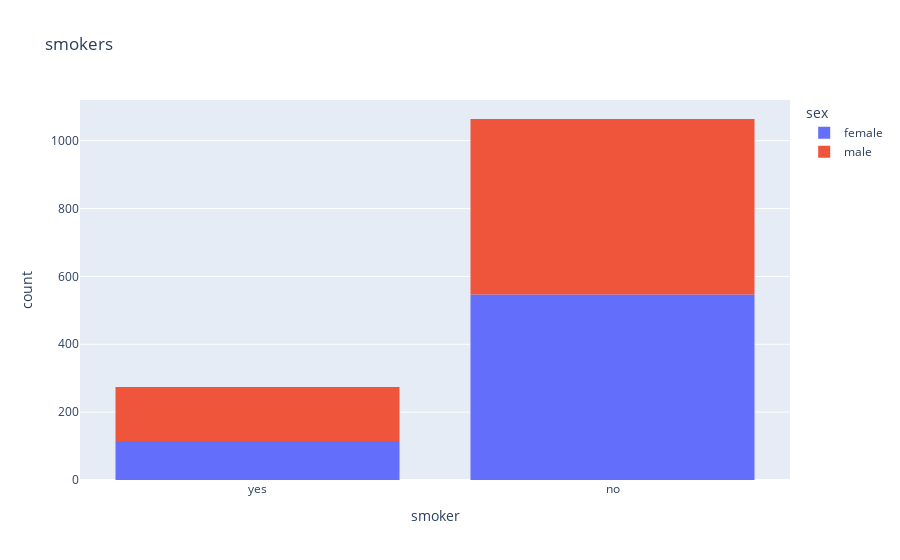

Source (notebook cell):
### Code cell
fig = px.histogram(df,
            x= 'smoker',
            color = 'sex',
            title= 'smokers')
fig.show()
fig.write_image("smoker.png")

### Figure 1 — Plotly figure (JSON) as saved in the notebook; plotly's stock layout.template omitted (floating-point values rounded to 4 significant figures; data arrays with more than 128 entries replaced by an {"elided": "..."} marker saying what was removed)
{"data": [{"bingroup": "x", "hovertemplate": "sex=female<br>smoker=%{x}<br>count=%{y}<extra></extra>", "legendgroup": "female", "marker": {"color": "#636efa", "pattern": {"shape": ""}}, "name": "female", "orientation": "v", "showlegend": true, "type": "histogram", "x": {"elided": "662 str values"}, "xaxis": "x", "yaxis": "y"}, {"bingroup": "x", "hovertemplate": "sex=male<br>smoker=%{x}<br>count=%{y}<extra></extra>", "legendgroup": "male", "marker": {"color": "#EF553B", "pattern": {"shape": ""}}, "name": "male", "orientation": "v", "showlegend": true, "type": "histogram", "x": {"elided": "676 str values"}, "xaxis": "x", "yaxis": "y"}], "layout": {"autosize": true, "barmode": "relative", "legend": {"title": {"text": "sex"}, "tracegroupgap": 0}, "title": {"text": "smokers"}, "xaxis": {"anchor": "y", "autorange": true, "domain": [0, 1], "range": [-0.5, 1.5], "title": {"text": "smoker"}, "type": "category"}, "yaxis": {"anchor": "x", "autorange": true, "domain": [0, 1], "range": [0, 1120], "title": {"text": "count"}}}}
